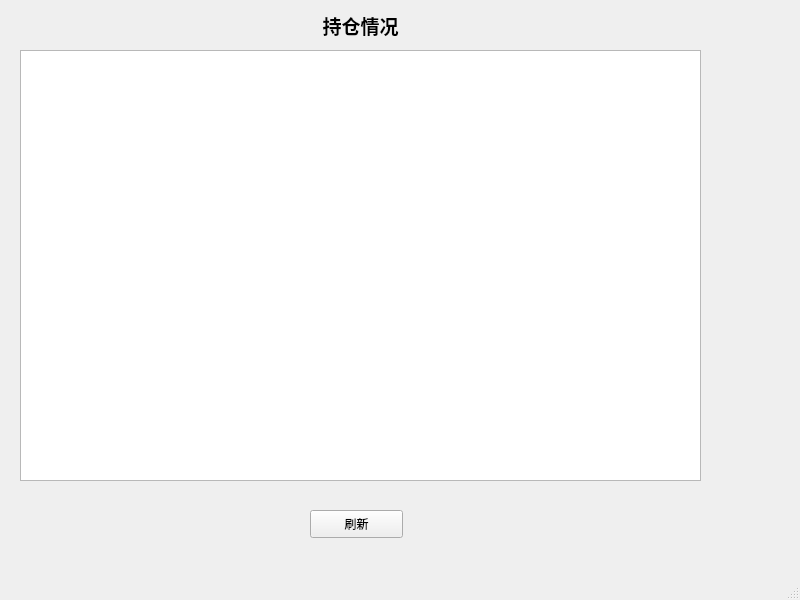
<?xml version="1.0" encoding="UTF-8"?>
<ui version="4.0">
 <class>holdShares</class>
 <widget class="QMainWindow" name="holdShares">
  <property name="geometry">
   <rect>
    <x>0</x>
    <y>0</y>
    <width>800</width>
    <height>600</height>
   </rect>
  </property>
  <property name="windowTitle">
   <string>MainWindow</string>
  </property>
  <widget class="QWidget" name="centralwidget">
   <widget class="QLabel" name="label">
    <property name="geometry">
     <rect>
      <x>270</x>
      <y>10</y>
      <width>181</width>
      <height>31</height>
     </rect>
    </property>
    <property name="text">
     <string>&lt;html&gt;&lt;head/&gt;&lt;body&gt;&lt;p align=&quot;center&quot;&gt;&lt;span style=&quot; font-size:14pt; font-weight:600;&quot;&gt;持仓情况&lt;/span&gt;&lt;/p&gt;&lt;/body&gt;&lt;/html&gt;</string>
    </property>
   </widget>
   <widget class="QTextBrowser" name="textBrowser">
    <property name="geometry">
     <rect>
      <x>20</x>
      <y>50</y>
      <width>681</width>
      <height>431</height>
     </rect>
    </property>
    <property name="html">
     <string>&lt;!DOCTYPE HTML PUBLIC &quot;-//W3C//DTD HTML 4.0//EN&quot; &quot;http://www.w3.org/TR/REC-html40/strict.dtd&quot;&gt;
&lt;html&gt;&lt;head&gt;&lt;meta name=&quot;qrichtext&quot; content=&quot;1&quot; /&gt;&lt;style type=&quot;text/css&quot;&gt;
p, li { white-space: pre-wrap; }
&lt;/style&gt;&lt;/head&gt;&lt;body style=&quot; font-family:'SimSun'; font-size:9pt; font-weight:400; font-style:normal;&quot;&gt;
&lt;p style=&quot;-qt-paragraph-type:empty; margin-top:0px; margin-bottom:0px; margin-left:0px; margin-right:0px; -qt-block-indent:0; text-indent:0px; font-family:'SimSun';&quot;&gt;&lt;br /&gt;&lt;/p&gt;&lt;/body&gt;&lt;/html&gt;</string>
    </property>
   </widget>
   <widget class="QPushButton" name="pushButton">
    <property name="geometry">
     <rect>
      <x>310</x>
      <y>510</y>
      <width>93</width>
      <height>28</height>
     </rect>
    </property>
    <property name="text">
     <string>刷新</string>
    </property>
   </widget>
  </widget>
  <widget class="QMenuBar" name="menubar">
   <property name="geometry">
    <rect>
     <x>0</x>
     <y>0</y>
     <width>800</width>
     <height>26</height>
    </rect>
   </property>
  </widget>
  <widget class="QStatusBar" name="statusbar"/>
 </widget>
 <resources/>
 <connections/>
</ui>
